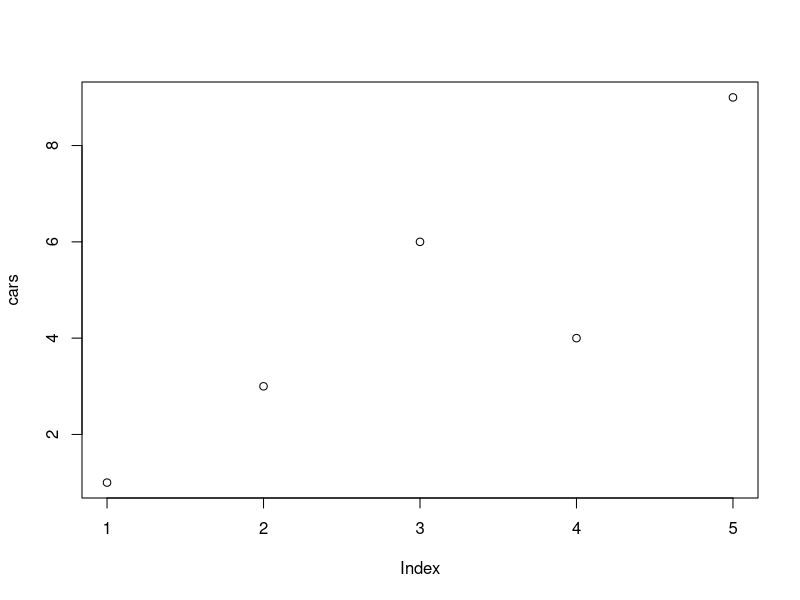
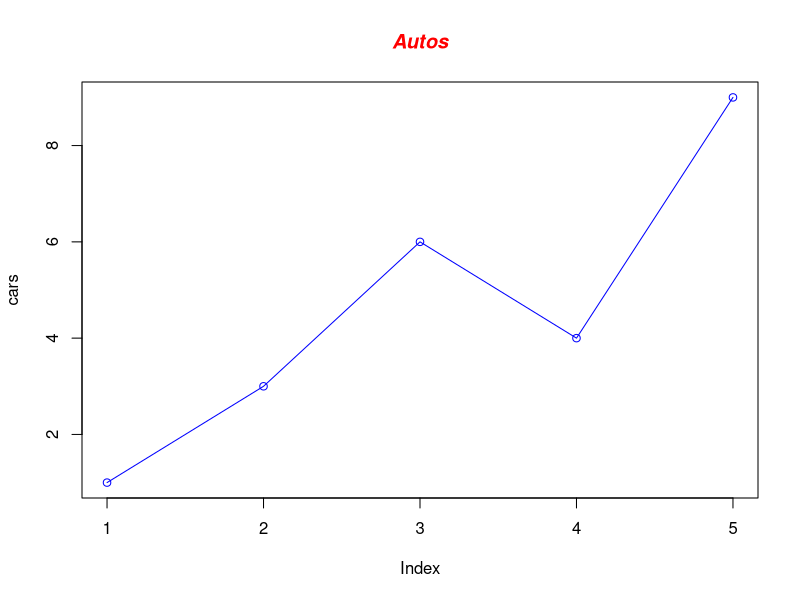
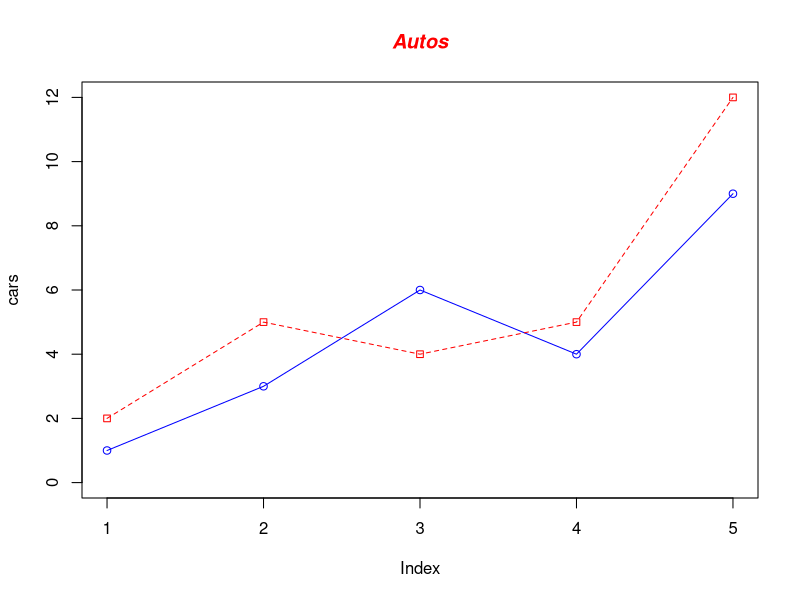
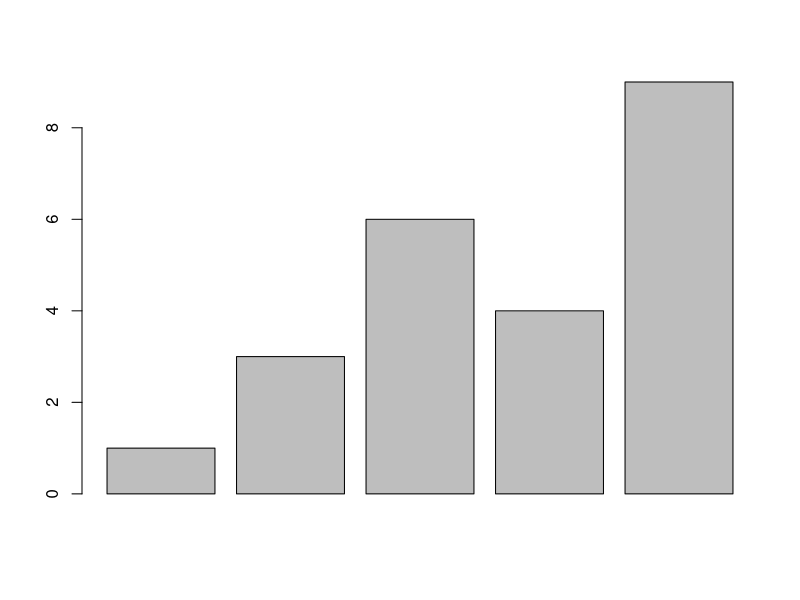

The R source for these figures, in order:
# Define the cars vector with 5 values
cars <- c(1, 3, 6, 4, 9)

# Graph the cars vector with all defaults
plot(cars)
#------II----------
# Define the cars vector with 5 values
cars <- c(1, 3, 6, 4, 9)

# Graph cars using blue points overlayed by a line 
plot(cars, type="o", col="blue")

# Create a title with a red, bold/italic font
title(main="Autos", col.main="red", font.main=4)


#-------III------------

# Define 2 vectors
cars <- c(1, 3, 6, 4, 9)
trucks <- c(2, 5, 4, 5, 12)

# Graph cars using a y axis that ranges from 0 to 12
plot(cars, type="o", col="blue", ylim=c(0,12))

# Graph trucks with red dashed line and square points
lines(trucks, type="o", pch=22, lty=2, col="red")

# Create a title with a red, bold/italic font
title(main="Autos", col.main="red", font.main=4)


#------IV---
# Define the cars vector with 5 values
cars <- c(1, 3, 6, 4, 9)

# Graph cars
barplot(cars)
